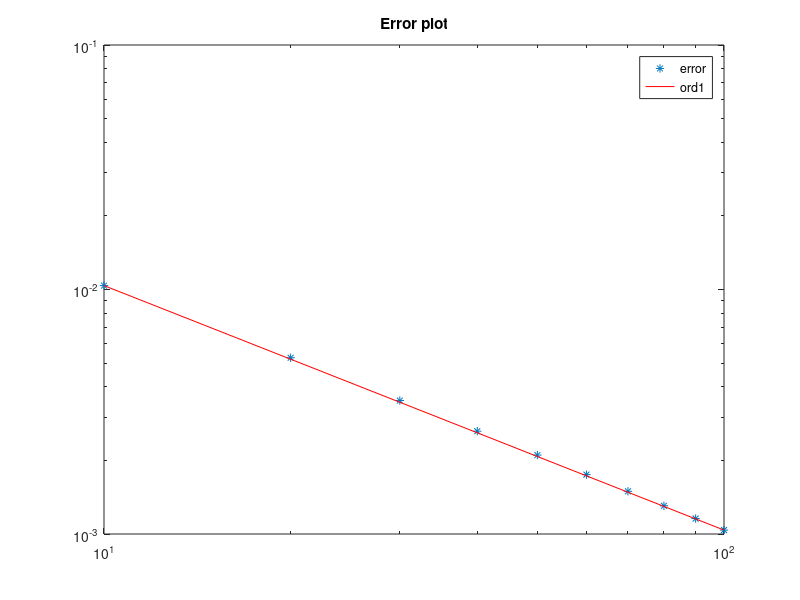

This figure's MATLAB source:
clear all
close all

m=301;
h=1/(m-1);
x=linspace(0,1,m)';
d=1/25;
A = toeplitz(sparse([1,1],[1,2],[-2,1]/h^2,1,m));

A(1,1:2)=[-2,2]/h^2;
A(m,m-1:m)=[0,0];
I=speye(m);
I(m,m)=0;

tstar=1;
ts=3000;
k=tstar/ts;

y0=(x.^2).*(1-x);
yn=y0;
tol=k^2/100;

for n=1:ts
    
    y=yn;
    F=@(y,yn) y - yn - k*(d*A*y + ...
        I*spdiags(x,0,m,m)*(1./(1+y.^2)));
    J=@(y) eye(length(y)) - k*d*A - k*I*spdiags(x,0,m,m)*spdiags((-2*y)./((1+y.^2).^2),0,m,m);
    
    res=-J(y)\F(y,yn);
    while (norm(res,inf)>tol)
        y=y+res;
        res=-J(y)\F(y,yn);
    end
    y=y+res;
    
    yn=y;
    
    
end


yrif=y;

count=0;
tsrange=10:10:100;

for ts=tsrange
    count=count+1;
    k=tstar/ts;
    yn=y0;
    tol=k^2/100;
    
    for n=1:ts
        
        y=yn;
        F=@(y,yn) y - yn - k*(d*A*y + ...
            I*spdiags(x,0,m,m)*(1./(1+y.^2)));
        J=@(y) eye(length(y)) - k*d*A - k*I*spdiags(x,0,m,m)*spdiags((-2*y)./((1+y.^2).^2),0,m,m);
        
        res=-J(y)\F(y,yn);
        while (norm(res,inf)>tol)
            y=y+res;
            res=-J(y)\F(y,yn);
        end
        y=y+res;
        
        yn=y;
        
        
    end
    err(count)=norm(y-yrif,inf);
    
end

loglog(tsrange,err,'*',tsrange,err(end)*(tsrange/tsrange(end)).^(-1),'r')
title('Error plot')
legend('error','ord1')